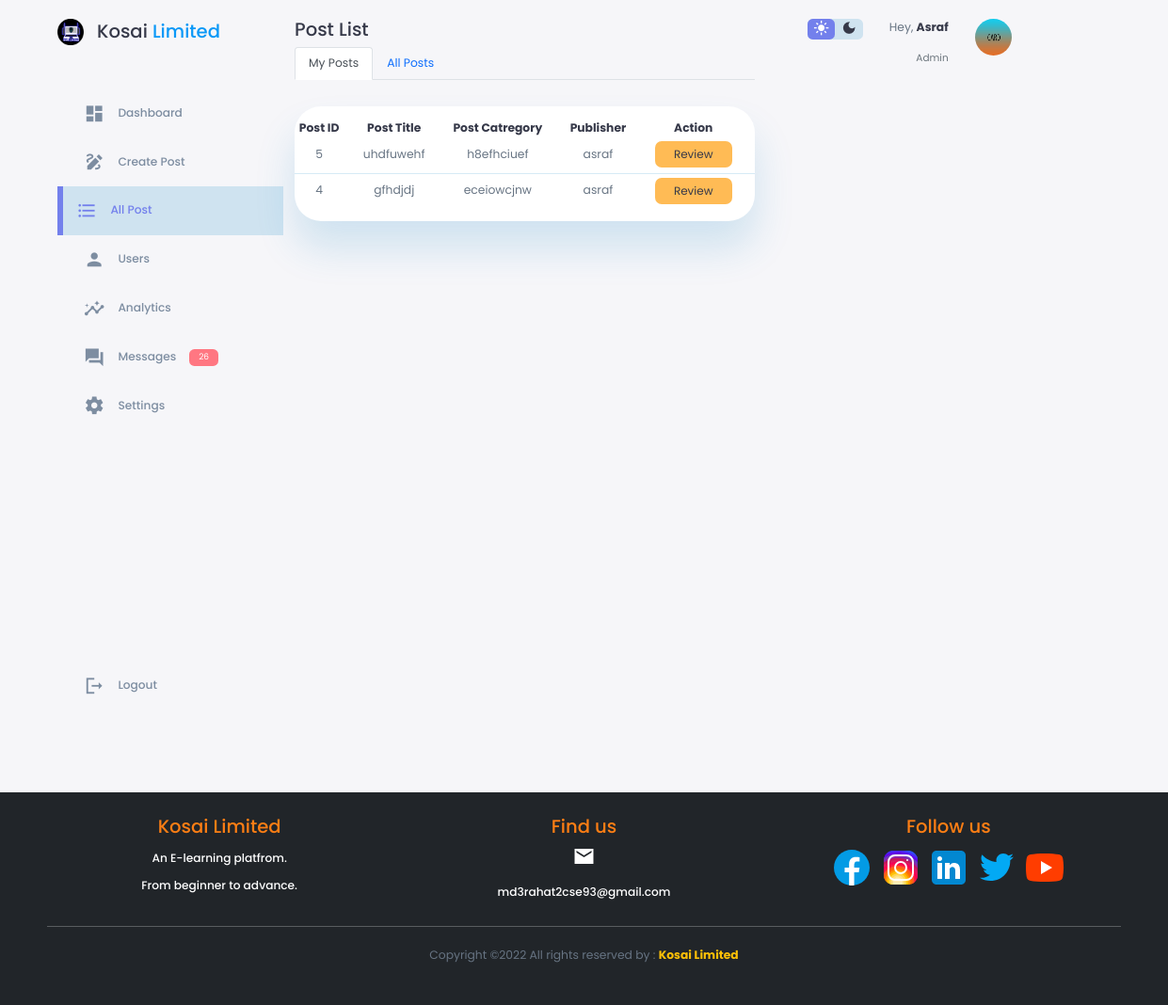
The app's page /pages/all_posts/all_posts.php (signed in) with its own data.
### tables this page shows
CREATE TABLE `allpost` (
  `post_id` int(11) NOT NULL,
  `post_date` date DEFAULT NULL,
  `post_publisher_username` varchar(300) DEFAULT NULL,
  `post_publisher_id` int(11) DEFAULT NULL,
  `post_title` varchar(500) DEFAULT NULL,
  `post_category` varchar(300) DEFAULT NULL,
  `post_paragraph_1` varchar(2000) DEFAULT NULL,
  `post_code_1` varchar(2000) DEFAULT NULL,
  `post_paragraph_2` varchar(2000) DEFAULT NULL,
  `post_code_2` varchar(2000) DEFAULT NULL,
  `post_paragraph_3` varchar(2000) DEFAULT NULL,
  `post_code_3` varchar(2000) DEFAULT NULL,
  `post_status` varchar(20) DEFAULT NULL
);

CREATE TABLE `users` (
  `id` int(11) NOT NULL,
  `fname` varchar(255) DEFAULT NULL,
  `lname` varchar(255) DEFAULT NULL,
  `username` varchar(300) DEFAULT NULL,
  `email` varchar(300) DEFAULT NULL,
  `password` varchar(300) DEFAULT NULL,
  `date` date DEFAULT NULL,
  `role` varchar(15) DEFAULT NULL
);

### pages/all_posts/all_posts.php (the view, shortened to what this page needs)
<?php include "./all_post_header.php" ?>
<div class="container">
    <aside id="aside-menu" class="">
        <div class="top">
            <a href="../../index.php">
                <div class="logo">
                    <img src="../../assets_home/home-logo.png" alt="Kosai Limited logo">
                    <h2>Kosai <span style="color:#0a98f7">Limited</span></h2>
                </div>
            </a>
        </div>
        <div class="sidebar">
            <a href="<?php
                        $query2 = "SELECT role FROM kosai_limited.users where (id=$userID);";
                        $result2 = mysqli_query($dbc, $query2);
                        $row = mysqli_fetch_assoc($result2);
                        if ($row['role'] == "Admin")
                            echo "../admin_panel/adminpanel.php";
                        ?>">
                <span class="material-icons-sharp">
                </span>
                <h3>Dashboard</h3>
            </a>
            <a href="../create_post/create_post.php" class="">
                <span class="material-icons-sharp">
                </span>
                <h3>Create Post</h3>
            </a>
            <a href="./all_posts.php" class="active">
                <span class="material-icons-sharp">
                    <span class="material-icons-sharp">
                    </span>
                </span>
                <h3>All Post</h3>
            </a>
            <?php
            if ($row['role'] == "Admin") { ?>
                <a href="../admin_panel/all_users.php">
                    <span class="material-icons-sharp">
                    </span>
                    <h3>Users</h3>
                </a>
            <?php } ?>
            <a href="#">
                <span class="material-icons-sharp">
                </span>
                <h3>Analytics</h3>
            </a>
            <a href="#">
                <span class="material-icons-sharp">
                </span>
                <h3>Messages</h3>
                <span class="message-count">26</span>
            </a>
            <a href="../edit_profile.php">
                <span class="material-icons-sharp">
                </span>
                <h3>Settings</h3>
            </a>
            <a href="../process/logout.php">
                <span class="material-icons-sharp">
                </span>
                <h3>Logout</h3>
            </a>
        </div>
    </aside>
    <main>
        <h2>Post List</h2>
        <ul class="nav nav-tabs">
            <li class="nav-item"><a class="nav-link active" data-bs-toggle="tab" href="#my_posts">My Posts</a></li>
            <?php
            if ($row['role'] == "Admin") { ?>
                <li class="nav-item"><a class="nav-link" data-bs-toggle="tab" href="#all_posts">All Posts</a></li>
            <?php } ?>
        </ul>
        <div class="tab-content">
            <div class="tab-pane active" id="my_posts">
                <div class="recent-posts">
                    <table>
                        <thead>
                            <tr>
                                <th>Post ID</th>
                                <th>Post Title</th>
                                <th>Post Catregory</th>
                                <th>Publisher</th>
                                <th>Action</th>
                            </tr>
                        </thead>
                        <tbody>
                            <?php
                            if ($numRows > 0) {
                                $limit = 20;
                                while (($row = mysqli_fetch_assoc($res)) && $limit > 0) { ?>
                                    <tr>
                                        <td><?php echo $row['post_id']; ?></td>
                                        <td><?php echo $row['post_title']; ?></td>
                                        <td><?php echo $row['post_category']; ?></td>
                                        <td><?php echo $row['post_publisher_username']; ?></td>
                                        <td>
                                            <form action="../post_control_page/post_control.php" method="POST">
                                                <button type="submit" id="review-button" class="btn review-button" name="review_id" value="
                                                                                                    <?php
                                                                                                    echo $row['post_id'];
                                                                                                    ?>
                                                                                                    ">Review</button>
                                            </form>
                                        </td>
                                    </tr>
                            <?php $limit--;
                                }
                            } ?>
                        </tbody>
                    </table>
                </div>
            </div>
        </div>
    </main>
     <?php
        $current_user = $_SESSION['id'];
        $result = mysqli_query($dbc, "SELECT fname,role from users WHERE id=$current_user");
        $numRows = mysqli_num_rows($result);
        if ($numRows == 1) {
            $row_info = mysqli_fetch_assoc($result);
        }
        ?>
        <div class="right">
            <div class="top">
                <div class="theme-toggler">
                    <span class="material-icons-sharp active">light_mode</span>
                    <span class="material-icons-sharp">dark_mode</span>
                </div>
                <div class="profile">
                    <div class="info">
                        <p>Hey, <b><?php echo $row_info['fname'];?></b></p>
                        <small class="text-muted"><?php echo $row_info['role'];?></small>
                    </div>
                    <div class="profile-photo">
                        <img src="../../assets_home/card sample.jpg" style="width: 2.8rem; height:2.8rem ;border-radius:50%;">
                    </div>
                </div>
            </div>
        </div>
</div>
<?php include "./all_post_footer.php" ?>

### pages/all_posts/all_posts.css (style rules this page uses)
:root { --color-primary: #7380ec; --color-danger: #ff7782; --color-success:#41f1b6; --color-warning:#ffbb55; --color-white:#fff; --color-info-dark:#7d8da1; --color-info-light:#dce1eb; --color-dark:#363949; --color-light:rgba(32,139,200,.18); --color-primary-variant:#111e88; --color-dark-variant:#677483; --color-background:#f6f6f9; --color-review-btn-background:#ffbb55; --card-border-radius: 2rem; --border-radius-1: 0.4rem; --border-radius-2: 0.8rem; --border-radius-3: 1.2rem; --card-padding:1.8rem; --padding-1:1.2rem; --box-shadow:0 2rem 3rem var(--color-light); }
* { margin:0; padding: 0; outline: 0; appearance: none; border: 0; text-decoration: none !important; list-style: none; box-sizing: border-box; }
html { font-size: 14px; }
body { width: 100vw; height: 100vh; font-family: poppins,sans-serif; font-size: .88rem; background: var(--color-background); user-select: none; overflow-x: hidden; color: var(--color-dark); }
.container { display: grid; width: 96%; margin: 0 auto; gap: 4rem; grid-template-columns: 14rem auto 23rem; }
a { color: var(--color-dark); }
img { display: block; width: 100%; }
h2 { font-size: 1.4rem; }
h3 { font-size: .87rem; }
small { font-size: .75rem; }
.profile-photo { width: 2.8rem; height: 2.8rem; border-radius: 50%; }
.text-muted { color: var(--color-info-dark); }
p { color: var(--color-dark-variant); }
b { color: var(--color-dark); }
aside { height: 100vh; }
aside .top { display: flex; align-items: center; width: 240px; justify-content: space-between; margin-top: 1.4rem; }
aside .logo h2 { margin-top: .2rem; }
aside .logo { display: flex; gap: 1rem; }
aside .logo img { width: 2rem; height: 2rem; }
.review-button { border: none; color: var(--color-dark); background: var(--color-review-btn-background); padding: 5px 20px; text-align: center; text-decoration: none; display: inline-block; font-size: 12px; margin: 4px 2px; cursor: pointer; border-radius: .5rem; }
aside .sidebar { display: flex; flex-direction: column; height: 86vh; width: 240px; position: relative; top: 3rem; }
aside h3 { font-weight: 500; margin-top: .4rem; }
aside .sidebar a { display: flex; color: var(--color-info-dark); margin-left: 2rem; gap: 1rem; align-items: center; position: relative; height: 3.7rem; transition: all 300ms ease; }
aside .sidebar a span { font-size: 1.6rem; transition: all 300ms ease; }
aside .sidebar a:last-child { position: absolute; bottom: 2rem; width: 100%; }
aside .sidebar a.active { background: var(--color-light); color: var(--color-primary); margin-left: 0; }
aside .sidebar a.active:before { content: ""; width: 6px; height: 100%; background: var(--color-primary); }
aside .sidebar a.active span { color: var(--color-primary); margin-left: calc(1rem-3px); }
aside .sidebar .message-count { background: var(--color-danger); color: var(--color-white); padding: 2px 10px; font-size: 9px; border-radius: var(--border-radius-1); }
main { margin-top: 1.4rem; }
main .recent-posts { margin-top: 2rem; }
main .recent-posts table { background: var(--color-white); width: 100%; border-radius: var(--card-border-radius); padding: var(--card-padding); text-align: center; box-shadow: var(--box-shadow); transition: all 300ms ease; }
main table thead th { padding-top: 1rem; padding-right: 1rem; }
main table tbody td { padding-right: 1rem; height: 2.8rem; border-bottom: 1px solid var(--color-light); color: var(--color-dark-variant) }
main table tbody tr:last-child td { border: none; padding-bottom: 1rem; }
.right { margin-top: 1.4rem; margin-right:auto; }
.right .top { display: flex; justify-content: end; gap: 2rem; }
.right .theme-toggler { background: var(--color-light); display: flex; justify-content: space-between; align-items: center; height: 1.6rem; width: 4.2rem; cursor: pointer; border-radius: var(--border-radius-1); }
.right .theme-toggler span { font-size: 1.2rem; width: 50%; height: 100%; display: flex; align-items: center; justify-content: center; }
.right .theme-toggler span.active { background: var(--color-primary); color: white; border-radius: var(--border-radius-1); }
.right .top .profile { display: flex; gap: 2rem; text-align: right; }

### records on screen
allpost: post_id "5", post_title "uhdfuwehf", post_category "h8efhciuef", post_publisher_username "asraf"
allpost: post_id "4", post_title "gfhdjdj", post_category "eceiowcjnw", post_publisher_username "asraf"
users: fname "Asraf", role "Admin"
